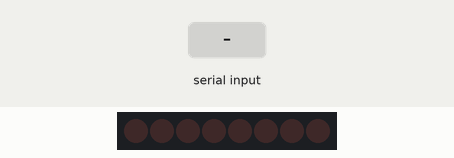
Bench run of a sketch on a simulated Arduino Uno, built with avr-gcc and run on an emulated ATmega328P. Parts: 16 shift-register outputs drawn as a row of LEDs (first output left, lit = HIGH). The test bench sets the inputs (shaded band). What the sketch prints to the serial monitor is not drawn.

Above: at 1.2 s.
1.3 s: "6\n" received over Serial
At 1.5 s:
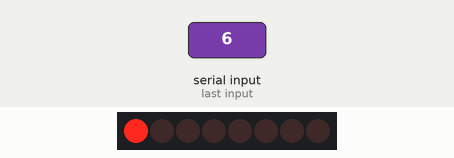
4.3 s: byte 55 ('7') received over Serial
At 4.63 s:
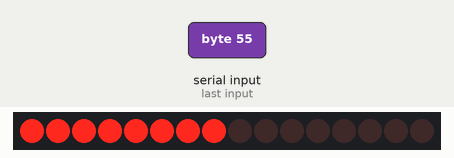
6.7 s: byte 50 ('2') received over Serial
At 7.3 s:
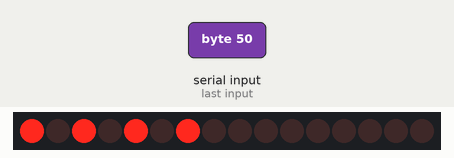
8.5 s: byte 51 ('3') received over Serial
At 9.3 s:
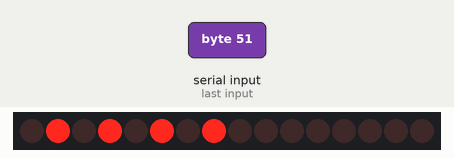
10.0 s: byte 52 ('4') received over Serial
At 10.5 s:
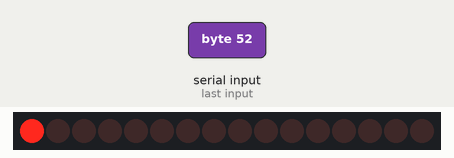
11.5 s: byte 54 ('6') received over Serial
At 15.3 s:
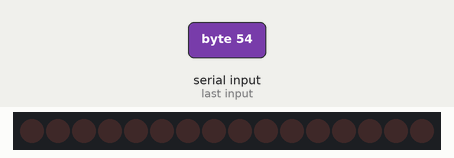
Timing chart, 0 to 15.5 s (numbered marks = the images above; inputs shaded):
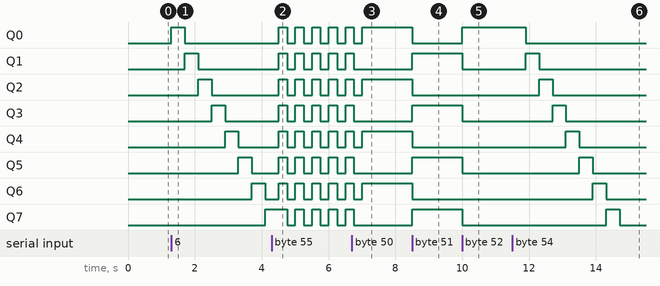

Measured:
- after the input at 1.3 s, Q0: LOW → HIGH at once, → LOW 0.40 s later; Q1: LOW → HIGH after 0.40 s, → LOW 0.40 s later; Q2: LOW → HIGH after 0.80 s, → LOW 0.40 s later; Q3: LOW → HIGH after 1.2 s, → LOW 0.40 s later; Q4: LOW → HIGH after 1.6 s, → LOW 0.40 s later
- after the input at 8.5 s, Q0, Q2, Q4, Q6: HIGH → LOW at once; Q1, Q3, Q5, Q7: LOW → HIGH at once
- after the input at 10.0 s, Q0: LOW → HIGH at once; Q1, Q3, Q5, Q7: HIGH → LOW at once
- after the input at 11.5 s, Q0: HIGH → LOW after 0.40 s; Q1: LOW → HIGH after 0.40 s, → LOW 0.40 s later; Q2: LOW → HIGH after 0.80 s, → LOW 0.40 s later; Q3: LOW → HIGH after 1.2 s, → LOW 0.40 s later; Q4: LOW → HIGH after 1.6 s, → LOW 0.40 s later

The sketch:

test_74hc595.ino
```cpp
#include <Arduino.h>

// ============================================================
//  PRUEBA 74HC595 + ESP8266 NodeMCU
//  Robot Mecanum 4WD — Fase 6 / Step 1
//  Verifica que shiftOut() llega correcto a Q0-Q7
// ============================================================

#define DS_PIN   0   // GPIO0 / D3 — data serial
#define SHCP_PIN 2   // GPIO2 / D4 — clock
#define STCP_PIN 10  // GPIO10 / SD3 — latch (separado de STBY)

// ------------------------------------------------------------
//  Envía un byte al 74HC595
//  bit7 → Q7 ... bit0 → Q0
// ------------------------------------------------------------
void shiftWrite(byte data) {
  digitalWrite(STCP_PIN, LOW);
  shiftOut(DS_PIN, SHCP_PIN, MSBFIRST, data);
  digitalWrite(STCP_PIN, HIGH);
}

// ------------------------------------------------------------
//  Setup
// ------------------------------------------------------------
void setup() {
  Serial.begin(115200);
  pinMode(DS_PIN,   OUTPUT);
  pinMode(SHCP_PIN, OUTPUT);
  pinMode(STCP_PIN, OUTPUT);

  shiftWrite(0x00);  // apaga todo al inicio
  Serial.println("\n=== TEST 74HC595 ===");
  Serial.println("Comandos: 0-9 patrones, 'x' valor hex manual");
}

// ------------------------------------------------------------
//  Loop — espera comando por Serial Monitor
// ------------------------------------------------------------
void loop() {
  if (!Serial.available()) return;

  char cmd = Serial.read();

  switch (cmd) {

    case '0':
      shiftWrite(0x00);
      Serial.println("[0] Todo apagado        00000000");
      break;

    case '1':
      shiftWrite(0xFF);
      Serial.println("[1] Todo encendido      11111111");
      break;

    case '2':
      // Todos los motores ADELANTE
      // FL: Q0=1,Q1=0 | FR: Q2=1,Q3=0 | RL: Q4=1,Q5=0 | RR: Q6=1,Q7=0
      shiftWrite(0b01010101);
      Serial.println("[2] Todos ADELANTE      01010101  (0x55)");
      break;

    case '3':
      // Todos los motores ATRAS
      // FL: Q0=0,Q1=1 | FR: Q2=0,Q3=1 | RL: Q4=0,Q5=1 | RR: Q6=0,Q7=1
      shiftWrite(0b10101010);
      Serial.println("[3] Todos ATRAS         10101010  (0xAA)");
      break;

    case '4':
      // Solo Q0 — bit más bajo
      shiftWrite(0b00000001);
      Serial.println("[4] Solo Q0             00000001");
      break;

    case '5':
      // Solo Q7 — bit más alto
      shiftWrite(0b10000000);
      Serial.println("[5] Solo Q7             10000000");
      break;

    case '6':
      // Barrer Q0→Q7 uno por uno (ver el LED viajar)
      Serial.println("[6] Barrido Q0 → Q7 ...");
      for (int i = 0; i < 8; i++) {
        shiftWrite(1 << i);
        Serial.print("    Q"); Serial.print(i);
        Serial.print(" encendido  ");
        printBits(1 << i);
        delay(400);
      }
      shiftWrite(0x00);
      Serial.println("    fin barrido");
      break;

    case '7':
      // Parpadeo 5 veces — todos
      Serial.println("[7] Parpadeo x5 ...");
      for (int i = 0; i < 5; i++) {
        shiftWrite(0xFF); delay(250);
        shiftWrite(0x00); delay(250);
      }
      Serial.println("    fin parpadeo");
      break;

    case '8':
      // Pares encendidos (Q0,Q2,Q4,Q6) — AIN1 de los 4 motores
      shiftWrite(0b01010101);
      Serial.println("[8] AIN1 todos          01010101");
      break;

    case '9':
      // Impares encendidos (Q1,Q3,Q5,Q7) — AIN2 de los 4 motores
      shiftWrite(0b10101010);
      Serial.println("[9] AIN2 todos          10101010");
      break;

    case 'x':
    case 'X': {
      // Leer valor hex manual: escribe xAB y envía 0xAB
      delay(20);
      String hexStr = Serial.readStringUntil('\n');
      hexStr.trim();
      byte val = (byte) strtol(hexStr.c_str(), NULL, 16);
      shiftWrite(val);
      Serial.print("[x] Manual 0x");
      if (val < 16) Serial.print("0");
      Serial.print(val, HEX);
      Serial.print("  ");
      printBits(val);
      break;
    }

    case '\r':
    case '\n':
      break;  // ignorar saltos de línea

    default:
      Serial.println("Comandos disponibles:");
      Serial.println("  0 → todo apagado");
      Serial.println("  1 → todo encendido");
      Serial.println("  2 → todos motores ADELANTE");
      Serial.println("  3 → todos motores ATRAS");
      Serial.println("  4 → solo Q0");
      Serial.println("  5 → solo Q7");
      Serial.println("  6 → barrido Q0→Q7");
      Serial.println("  7 → parpadeo x5");
      Serial.println("  8 → solo pines AIN1 (Q0,Q2,Q4,Q6)");
      Serial.println("  9 → solo pines AIN2 (Q1,Q3,Q5,Q7)");
      Serial.println("  xAB → enviar valor hex manual (ej: xAB, xFF, x0F)");
      break;
  }
}

// ------------------------------------------------------------
//  Imprime byte como cadena de 8 bits en Serial
// ------------------------------------------------------------
void printBits(byte val) {
  for (int i = 7; i >= 0; i--) {
    Serial.print(bitRead(val, i));
  }
  Serial.println();
}
```
